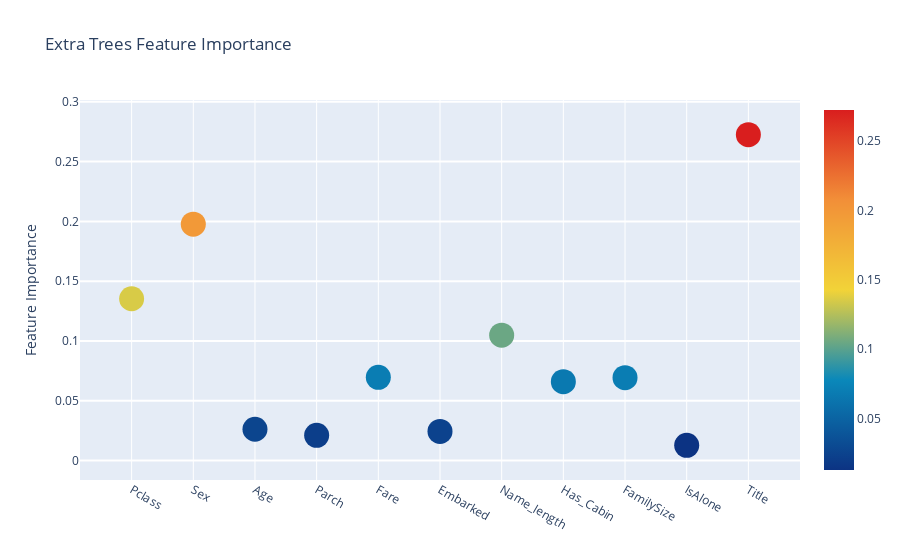

This figure's notebook cell:
### Code cell
# Scatter plot - Extra Trees
trace = go.Scatter(
    y = feature_dataframe['Extra Trees feature importances'].values,
    x = feature_dataframe['features'].values,
    mode='markers',
    marker=dict(
        sizemode = 'diameter',
        sizeref = 1,
        size = 25,
#       size= feature_dataframe['AdaBoost feature importances'].values,
        #color = np.random.randn(500), #set color equal to a variable
        color = feature_dataframe['Extra Trees feature importances'].values,
        colorscale='Portland',
        showscale=True
    ),
    text = feature_dataframe['features'].values
)
data = [trace]

layout= go.Layout(
    autosize= True,
    title= 'Extra Trees Feature Importance',
    hovermode= 'closest',
#     xaxis= dict(
#         title= 'Pop',
#         ticklen= 5,
#         zeroline= False,
#         gridwidth= 2,
#     ),
    yaxis=dict(
        title= 'Feature Importance',
        ticklen= 5,
        gridwidth= 2
    ),
    showlegend= False
)
fig = go.Figure(data=data, layout=layout)
py.iplot(fig,filename='scatter2010')

### Figure 1 — Plotly figure (JSON) as saved in the notebook; plotly's stock layout.template omitted (floating-point values rounded to 4 significant figures)
{"data": [{"marker": {"color": [0.1354, 0.1977, 0.02623, 0.02115, 0.06966, 0.02441, 0.1049, 0.06603, 0.06931, 0.01273, 0.2726], "colorscale": [[0, "rgb(12,51,131)"], [0.25, "rgb(10,136,186)"], [0.5, "rgb(242,211,56)"], [0.75, "rgb(242,143,56)"], [1, "rgb(217,30,30)"]], "showscale": true, "size": 25, "sizemode": "diameter", "sizeref": 1}, "mode": "markers", "text": ["Pclass", "Sex", "Age", "Parch", "Fare", "Embarked", "Name_length", "Has_Cabin", "FamilySize", "IsAlone", "Title"], "type": "scatter", "x": ["Pclass", "Sex", "Age", "Parch", "Fare", "Embarked", "Name_length", "Has_Cabin", "FamilySize", "IsAlone", "Title"], "y": [0.1354, 0.1977, 0.02623, 0.02115, 0.06966, 0.02441, 0.1049, 0.06603, 0.06931, 0.01273, 0.2726]}], "layout": {"autosize": true, "hovermode": "closest", "showlegend": false, "title": {"text": "Extra Trees Feature Importance"}, "yaxis": {"gridwidth": 2, "ticklen": 5, "title": {"text": "Feature Importance"}}}}
